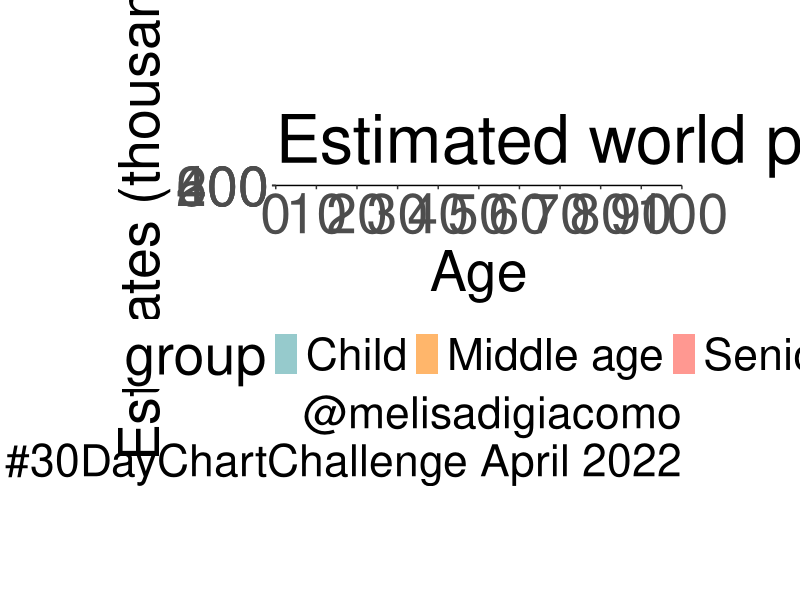

This figure's R source:
# Population by age in 2100

# Library
library(dplyr)
library(ggplot2)

# Dataset
pop = read.csv("population_age_2100.csv", header=T)
pop <- pop %>% 
  mutate(Pop_2100 = Pop_2100/1e3)

# Add a flag
pop = mutate(pop, group=ifelse(pop$Age <= 15, "Child", ifelse(pop$Age >= 16 & pop$Age <= 65, "Middle age", "Senior")))

# Plot

png("populationbyage.png", units="in", width=25, height=15, res=300, bg="transparent")

ggplot(pop, aes(x=Age, y=Pop_2100)) +
  geom_area(aes(fill = group)) + 
  scale_fill_manual(values=c("#96cacc", "#ffb66b", "#ff9891")) +
  xlab("Age") +
  ylab("Estimates (thousands)") +
  labs(title="Estimated world population by age in 2100",
       caption="@melisadigiacomo\nDAY30 #30DayChartChallenge April 2022") +
  scale_x_continuous(limits = c(0, 100), breaks = seq(0, 100, 10), expand = c(0, 0)) +
  scale_y_continuous(breaks = c(200, 400, 600), expand = c(0, 0)) +
  theme_classic() +
  theme(legend.position = "bottom",
        text = element_text(size = 40),
        axis.title = element_text(size = 40),
        axis.text = element_text(size = 40),
        plot.margin = unit(c(3,3,3,3), "cm"))

dev.off()